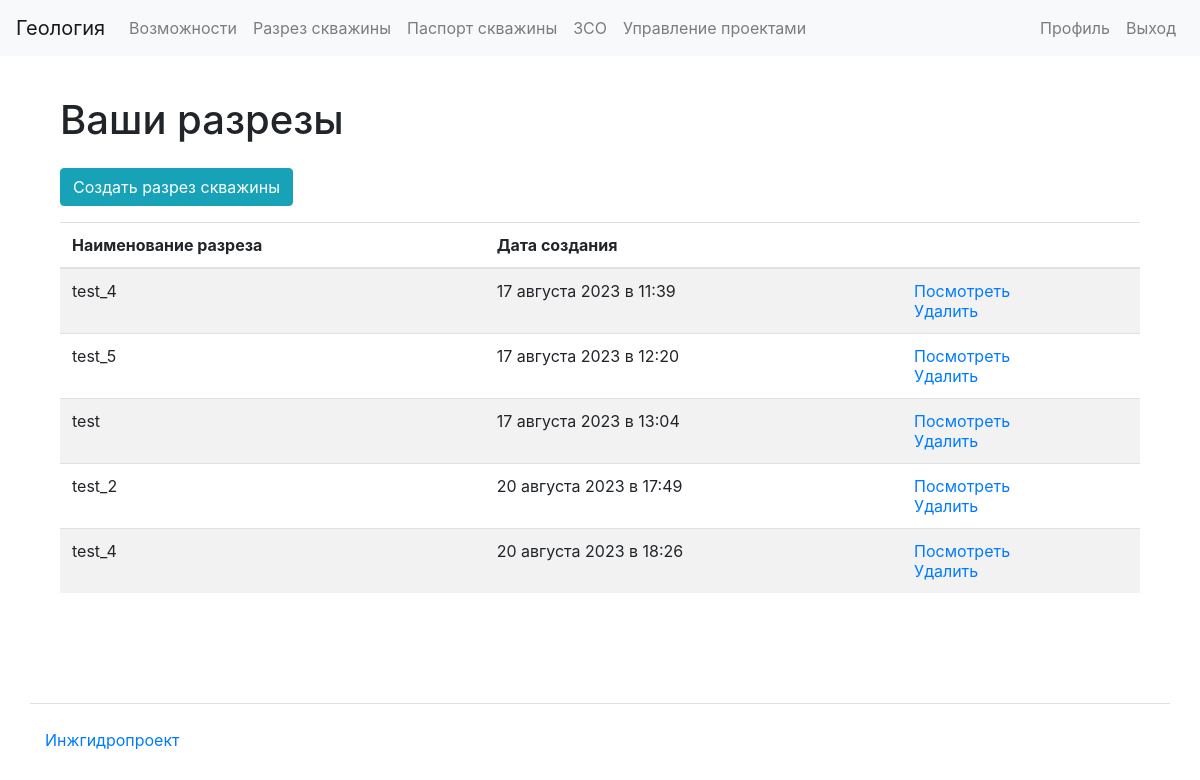
The app's page /well_section/ (signed in) with its own data.
### apps/well_section/models.py (models this page shows)
class WellSection(models.Model):
    user = models.ForeignKey(
        settings.AUTH_USER_MODEL, related_name="well_section", on_delete=models.CASCADE
    )
    name = models.CharField(max_length=30)
    layers = models.TextField()
    well_data = models.TextField()
    created_at = models.DateTimeField(auto_now_add=True)
    def get_deserialized_name(self):
        try:
            return json.loads(self.name)
        except json.JSONDecodeError:
            return self.name

### apps/well_section/views.py (the view)
# urls.py: path("", views.WellSectionListView.as_view(), name="well_section_list"),
@method_decorator(login_required, name="dispatch")
class WellSectionListView(ListView):
    model = WellSection
    paginate_by = 10
    template_name = ("well_section/list.html",)
    def get(self, request, *args, **kwargs):
        user_well_sections = request.user.well_section.all()
        well_sections = [
            {
                "name": section.get_deserialized_name(),
                "created_at": section.created_at,
                "id": section.id,
            }
            for section in user_well_sections
        ]
        return render(
            request,
            template_name=self.template_name,
            context={"well_sections": well_sections, "title": "Well sections"},
        )

### templates/well_section/list.html
{% extends 'base.html' %}
{% load bootstrap4 %}
{% load i18n %}
{% block content %}
<div class="container wrapper flex-grow-1">
    <h1 class="my-4">
      {% translate "Ваши разрезы"%}
    </h1>
      <div class="form-group">
        <a href="{% url 'well_section_create' %}" class="btn btn-info" role="button">{% translate "Создать разрез скважины"%}</a>
</div>
<table class="table table-striped">
<thead>
  <tr>
    <th>{% translate "Наименование разреза"%}</th>
    <th>{% translate "Дата создания"%}</th>
    <th></th>
  </tr>
</thead>
<tbody>
  {% if well_sections %}
    {% for elem in well_sections %}
      <tr>
        <td>{{ elem.name }}</td>
        <td>{{ elem.created_at|date:"d E Y в H:i" }}</td>
        <td>
          <a href="{% url 'well_section_result' elem.id %}">{% translate "Посмотреть"%}</a>
          <br>
          <a href="{% url 'well_section_delete' elem.id %}">{% translate "Удалить"%}</a>
        </td>
      </tr>
    {% endfor %}
{% endif %}
</tbody>
</table>
</div>
{% endblock %}

### records on screen
WellSection: created_at "17 августа 2023 в 11:39"
WellSection: created_at "17 августа 2023 в 12:20"
WellSection: created_at "17 августа 2023 в 13:04"
WellSection: created_at "20 августа 2023 в 17:49"
WellSection: created_at "20 августа 2023 в 18:26"

### other values on screen
{{ elem.name }} "test_4" "test_5" "test" "test_2" "test_4"
